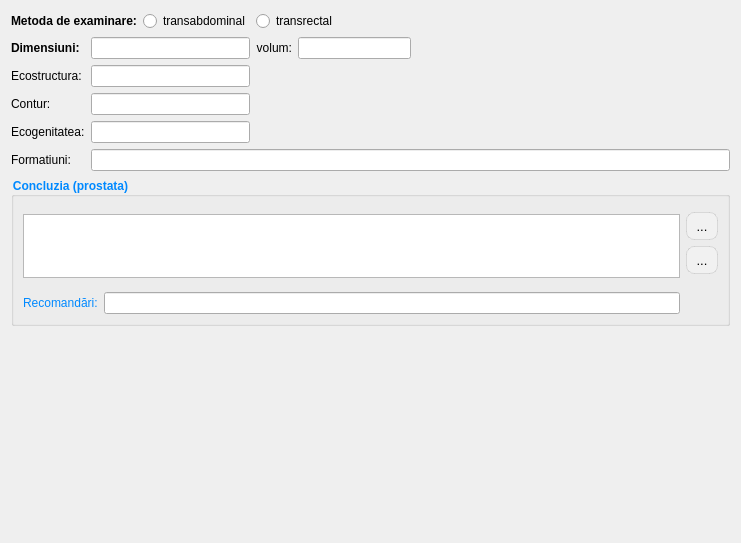
             <widget class="QWidget" name="scrollAreaWidgetContents_prostate">
              <property name="geometry">
               <rect>
                <x>0</x>
                <y>0</y>
                <width>741</width>
                <height>543</height>
               </rect>
              </property>
              <layout class="QGridLayout" name="gridLayout_15">
               <item row="0" column="3" colspan="2">
                <widget class="QRadioButton" name="prostate_radioBtn_transrectal">
                 <property name="text">
                  <string>transrectal</string>
                 </property>
                </widget>
               </item>
               <item row="1" column="4">
                <widget class="QLineEdit" name="prostate_volum"/>
               </item>
               <item row="0" column="0" colspan="2">
                <widget class="QLabel" name="label_36">
                 <property name="font">
                  <font>
                   <family>Segoe UI</family>
                   <bold>true</bold>
                  </font>
                 </property>
                 <property name="text">
                  <string>Metoda de examinare:</string>
                 </property>
                </widget>
               </item>
               <item row="1" column="0">
                <widget class="QLabel" name="label_37">
                 <property name="font">
                  <font>
                   <family>Segoe UI</family>
                   <bold>true</bold>
                  </font>
                 </property>
                 <property name="text">
                  <string>Dimensiuni:</string>
                 </property>
                </widget>
               </item>
               <item row="2" column="3" colspan="3">
                <spacer name="horizontalSpacer_12">
                 <property name="orientation">
                  <enum>Qt::Horizontal</enum>
                 </property>
                 <property name="sizeHint" stdset="0">
                  <size>
                   <width>435</width>
                   <height>20</height>
                  </size>
                 </property>
                </spacer>
               </item>
               <item row="6" column="0" colspan="6">
                <widget class="QGroupBox" name="groupBox_18">
                 <property name="sizePolicy">
                  <sizepolicy hsizetype="Preferred" vsizetype="Fixed">
                   <horstretch>0</horstretch>
                   <verstretch>0</verstretch>
                  </sizepolicy>
                 </property>
                 <property name="font">
                  <font>
                   <family>Cantarell</family>
                   <bold>true</bold>
                  </font>
                 </property>
                 <property name="styleSheet">
                  <string notr="true">color: rgb(0, 137, 255);</string>
                 </property>
                 <property name="title">
                  <string>Concluzia (prostata)</string>
                 </property>
                 <layout class="QGridLayout" name="gridLayout_26">
                  <item row="4" column="0">
                   <widget class="QLabel" name="label_102">
                    <property name="text">
                     <string>Recomandări:</string>
                    </property>
                   </widget>
                  </item>
                  <item row="1" column="2">
                   <widget class="QToolButton" name="btn_template_prostate">
                    <property name="styleSheet">
                     <string notr="true">QToolButton
{
    border: 1px solid rgba(0, 0, 0, 0.1);
    border-radius: 8px;
    background-color: #f1f1f1;
    color: #000000;
    font-size: 13px;
    padding: 4px 4px;
}
QToolButton:hover
{
    background-color: #e0e0e0;
}
QToolButton:pressed
{
    background-color: #d0d0d0;
}</string>
                    </property>
                    <property name="text">
                     <string>...</string>
                    </property>
                    <property name="icon">
                     <iconset resource="../resource.qrc">
                      <normaloff>:/img/select.png</normaloff>:/img/select.png</iconset>
                    </property>
                   </widget>
                  </item>
                  <item row="4" column="1">
                   <widget class="LineEditCustom" name="prostate_recommendation"/>
                  </item>
                  <item row="0" column="0" rowspan="4" colspan="2">
                   <widget class="QPlainTextEdit" name="prostate_concluzion">
                    <property name="sizePolicy">
                     <sizepolicy hsizetype="Expanding" vsizetype="Maximum">
                      <horstretch>0</horstretch>
                      <verstretch>0</verstretch>
                     </sizepolicy>
                    </property>
                    <property name="minimumSize">
                     <size>
                      <width>0</width>
                      <height>0</height>
                     </size>
                    </property>
                    <property name="maximumSize">
                     <size>
                      <width>16777215</width>
                      <height>64</height>
                     </size>
                    </property>
                    <property name="font">
                     <font>
                      <bold>false</bold>
                     </font>
                    </property>
                   </widget>
                  </item>
                  <item row="3" column="2" rowspan="2">
                   <spacer name="verticalSpacer_8">
                    <property name="orientation">
                     <enum>Qt::Vertical</enum>
                    </property>
                    <property name="sizeHint" stdset="0">
                     <size>
                      <width>20</width>
                      <height>40</height>
                     </size>
                    </property>
                   </spacer>
                  </item>
                  <item row="2" column="2">
                   <widget class="QToolButton" name="btn_add_template_prostate">
                    <property name="styleSheet">
                     <string notr="true">QToolButton
{
    border: 1px solid rgba(0, 0, 0, 0.1);
    border-radius: 8px;
    background-color: #f1f1f1;
    color: #000000;
    font-size: 13px;
    padding: 4px 4px;
}
QToolButton:hover
{
    background-color: #e0e0e0;
}
QToolButton:pressed
{
    background-color: #d0d0d0;
}</string>
                    </property>
                    <property name="text">
                     <string>...</string>
                    </property>
                    <property name="icon">
                     <iconset resource="../resource.qrc">
                      <normaloff>:/img/add_x32.png</normaloff>:/img/add_x32.png</iconset>
                    </property>
                   </widget>
                  </item>
                 </layout>
                </widget>
               </item>
               <item row="3" column="0">
                <widget class="QLabel" name="label_40">
                 <property name="text">
                  <string>Contur:</string>
                 </property>
                </widget>
               </item>
               <item row="0" column="2">
                <widget class="QRadioButton" name="prostate_radioBtn_transabdom">
                 <property name="text">
                  <string>transabdominal</string>
                 </property>
                </widget>
               </item>
               <item row="3" column="1" colspan="2">
                <widget class="QLineEdit" name="prostate_contur"/>
               </item>
               <item row="1" column="1" colspan="2">
                <widget class="QLineEdit" name="prostate_dimens"/>
               </item>
               <item row="5" column="0">
                <widget class="QLabel" name="label_42">
                 <property name="text">
                  <string>Formatiuni:</string>
                 </property>
                </widget>
               </item>
               <item row="1" column="3">
                <widget class="QLabel" name="label_38">
                 <property name="text">
                  <string>volum:</string>
                 </property>
                 <property name="alignment">
                  <set>Qt::AlignRight|Qt::AlignTrailing|Qt::AlignVCenter</set>
                 </property>
                </widget>
               </item>
               <item row="2" column="1" colspan="2">
                <widget class="QLineEdit" name="prostate_ecostructure"/>
               </item>
               <item row="4" column="1" colspan="2">
                <widget class="QLineEdit" name="prostate_ecogency"/>
               </item>
               <item row="0" column="5">
                <spacer name="horizontalSpacer_7">
                 <property name="orientation">
                  <enum>Qt::Horizontal</enum>
                 </property>
                 <property name="sizeHint" stdset="0">
                  <size>
                   <width>313</width>
                   <height>20</height>
                  </size>
                 </property>
                </spacer>
               </item>
               <item row="4" column="0">
                <widget class="QLabel" name="label_41">
                 <property name="text">
                  <string>Ecogenitatea:</string>
                 </property>
                </widget>
               </item>
               <item row="2" column="0">
                <widget class="QLabel" name="label_39">
                 <property name="text">
                  <string>Ecostructura:</string>
                 </property>
                </widget>
               </item>
               <item row="1" column="5">
                <spacer name="horizontalSpacer_10">
                 <property name="orientation">
                  <enum>Qt::Horizontal</enum>
                 </property>
                 <property name="sizeHint" stdset="0">
                  <size>
                   <width>313</width>
                   <height>20</height>
                  </size>
                 </property>
                </spacer>
               </item>
               <item row="5" column="1" colspan="5">
                <widget class="LineEditCustom" name="prostate_formations"/>
               </item>
               <item row="7" column="0">
                <spacer name="verticalSpacer_3">
                 <property name="orientation">
                  <enum>Qt::Vertical</enum>
                 </property>
                 <property name="sizeHint" stdset="0">
                  <size>
                   <width>20</width>
                   <height>40</height>
                  </size>
                 </property>
                </spacer>
               </item>
              </layout>
             </widget>
